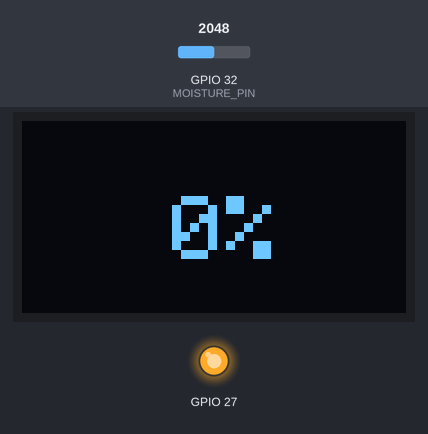
The sketch below on a simulated ESP32. On the bench: 128×64 one-colour display, output pins drawn as LEDs (lit = HIGH). Inputs (shaded band) come from the test bench; at power-on: GPIO 32 (MOISTURE_PIN) = 2048. WiFi joins after 1.5 s; servers stay silent unless stated; what the sketch prints to the serial monitor is not drawn.

Above: at 3.3 s.
3.4 s: GPIO 32 (MOISTURE_PIN) set to 2608
At 5.1 s:
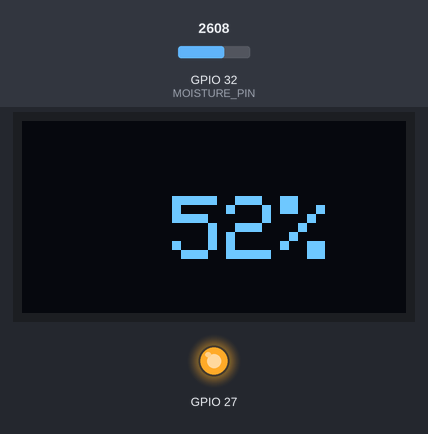
6.3 s: GPIO 32 (MOISTURE_PIN) set to 2714
At 8.7 s:
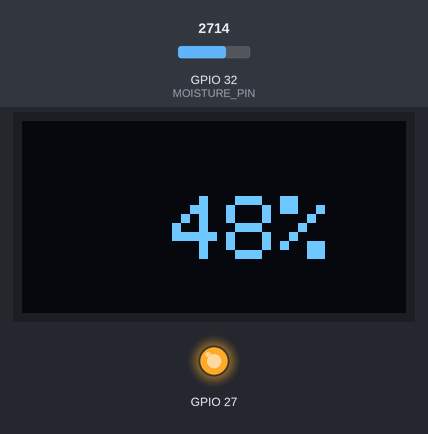
9.0 s: GPIO 32 (MOISTURE_PIN) set to 2866
At 9.7 s:
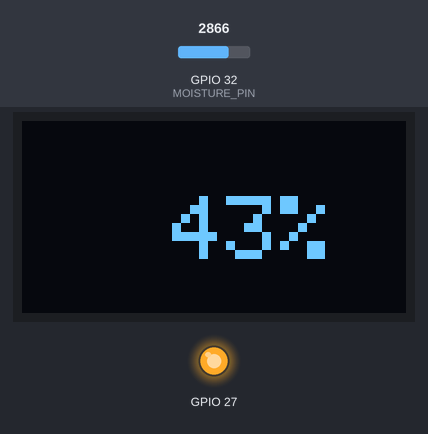
Timing chart, 0 to 12.0 s (numbered marks = the images above; inputs shaded):
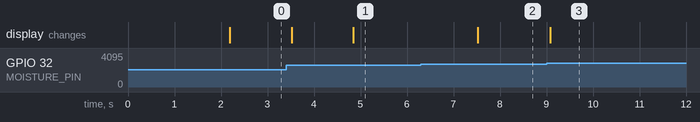

The sketch:

FinalUroCheck.ino
```cpp
#include <Wire.h>
#include <Adafruit_GFX.h>
#include <Adafruit_SSD1306.h>
#define SCREEN_WIDTH 128
#define SCREEN_HEIGHT 64
#define OLED_RESET -1
Adafruit_SSD1306 display(SCREEN_WIDTH, SCREEN_HEIGHT, &Wire, OLED_RESET);
float value;
#define BLYNK_TEMPLATE_ID "TMPL35BFD6QJN"
#define BLYNK_TEMPLATE_NAME "UroCheck"
#define BLYNK_AUTH_TOKEN "QnWtp0g85-W9AtYOxTYBu0sxvLQiIRw3"
char Moisture;
int percentage;
#define BLYNK_PRINT Serial
#include <esp_wifi.h>
#include <BlynkSimpleEsp32.h>
#include <WiFi.h>
#include <WiFiClientSecure.h>
#include <UniversalTelegramBot.h>
#include <ArduinoJson.h>
#define BOTtoken "7312987475:AAFA5Ir-YGD_ubyw0FiG0VD5-5V9Z1zS84Q"
#define CHAT_ID "7210025057"
WiFiClientSecure client;
UniversalTelegramBot bot(BOTtoken, client);
char auth[]=BLYNK_AUTH_TOKEN;
char ssid[]="TIS_Storeroom";
char pass[]="Kuchnahichalta@10-10";
BlynkTimer timer;

#define MOISTURE_PIN 32

void sendSensor(){
  int Moisture=analogRead(MOISTURE_PIN);
  percentage=map(Moisture, 1200, 4095, 100, 0);
  percentage=constrain(percentage,0,100);
  Blynk.virtualWrite(V0,percentage);
  Serial.println(percentage);
}
void setup() {
  pinMode(32,INPUT);
  pinMode(27,OUTPUT);
  Serial.begin(115200);
    if(!display.begin(SSD1306_SWITCHCAPVCC, 0x3C)){
    Serial.println(F("SSD1306 allocation failed"));
    for(;;);
  }
  display.clearDisplay();
  Serial.begin(115200);
  Blynk.begin(auth,ssid,pass);
  timer.setInterval(100L, sendSensor);
  pinMode(32,INPUT);
  Serial.begin(115200);
  Serial.print("Connecting WiFi: ");
  Serial.println(ssid);
  WiFi.mode(WIFI_STA);
  WiFi.begin(ssid,pass);
  client.setCACert(TELEGRAM_CERTIFICATE_ROOT);
  while(WiFi.status()!=WL_CONNECTED){
    Serial.print("Connecting");
    display.print(".");
    delay(500);
  }
  Serial.println("");
  Serial.println("WiFi connected");
  bot.sendMessage(CHAT_ID, "Bot started up", " ");
  if(!display.begin(SSD1306_SWITCHCAPVCC, 0x3C)){
    Serial.println(F("SSD1306 allocation failed"));
    for(;;);
  }
  display.clearDisplay();
}

void loop() {
  digitalWrite(27,HIGH);
  display.clearDisplay();
  display.setTextSize(3);
  display.setTextColor(SSD1306_WHITE);
  display.setCursor(50,25);
  display.print(percentage);
  display.print("%");
  display.println(" ");
  display.display();
  Blynk.run();
  timer.run();
  if(percentage>50){
    String message="Moisture in the diaper is High! Percentage Value:  " + String(percentage);
    bot.sendMessage(CHAT_ID, message, "");
    Serial.println(message);
    delay(1000);
  }
  //delay(1000);
}
```

Measured:
- after the input at 3.4 s, the display: first differs from a run without the input after 1.4 s (image 1)
- after the input at 6.3 s, the display: changes after 1.2 s (image 2)
- after the input at 9.0 s, the display: changes after 0.08 s (image 3)
